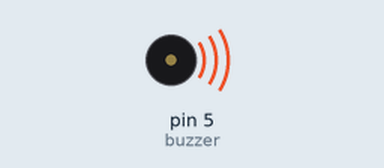
This sketch was run on a simulated Arduino Uno, built with avr-gcc and run on an emulated ATmega328P. Shown: buzzer (waves = sounding).

Above: at 0.1 s.
Timing chart, 0 to 1.6 s (numbered marks = the images above):
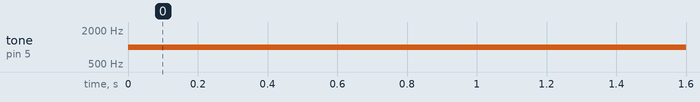

The sketch:

sketch_nov14d.ino
```cpp
const int buzzer = 5;
void setup() {
  // put your setup code here, to run once:
  pinMode(buzzer,OUTPUT);
}

void loop() {
  // put your main code here, to run repeatedly:
  tone(buzzer,1000);
  delay(300);
}
```

Measured:
- by itself, tone on pin 5 (buzzer): silent → 1000 Hz at 0.00 s
